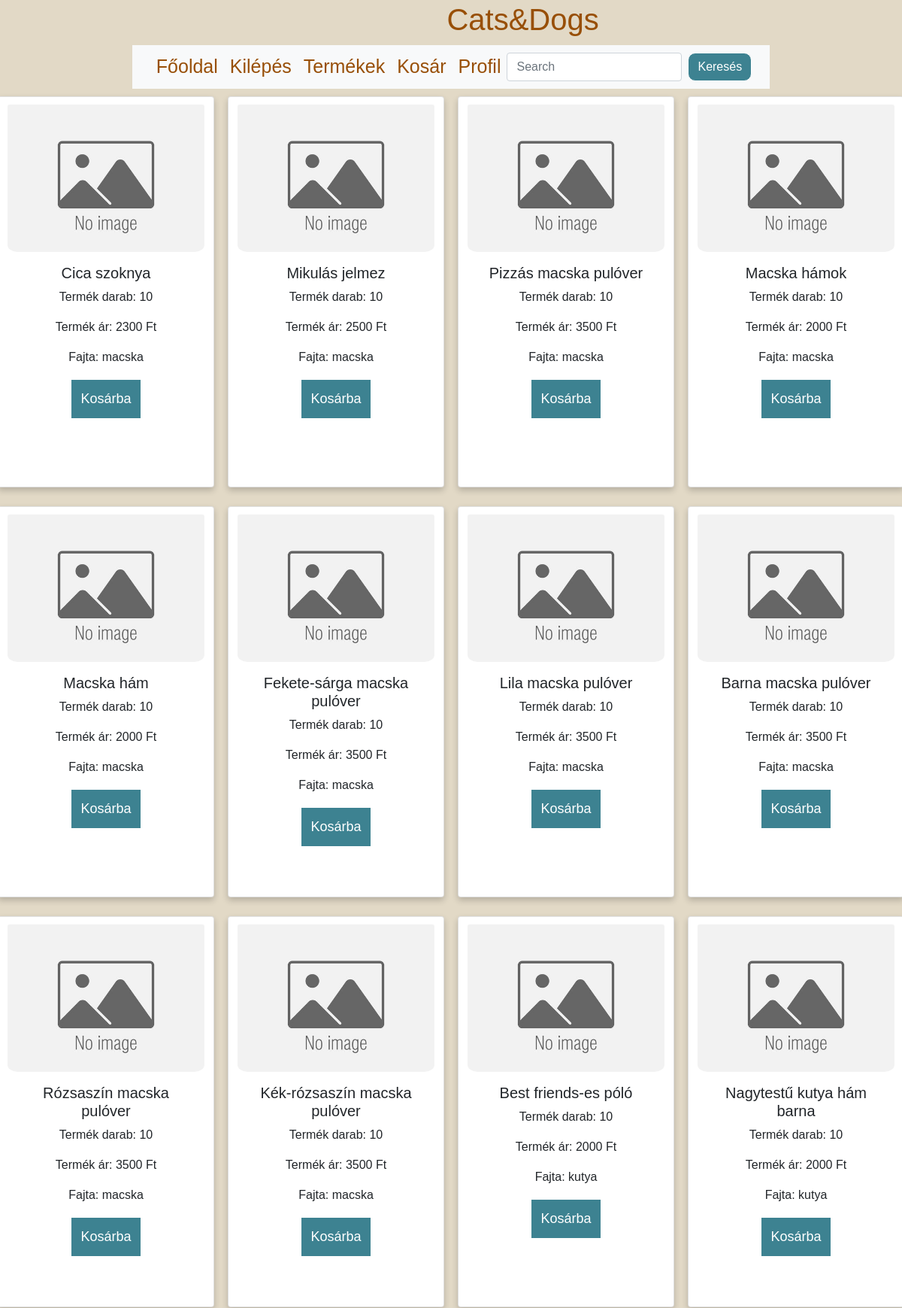
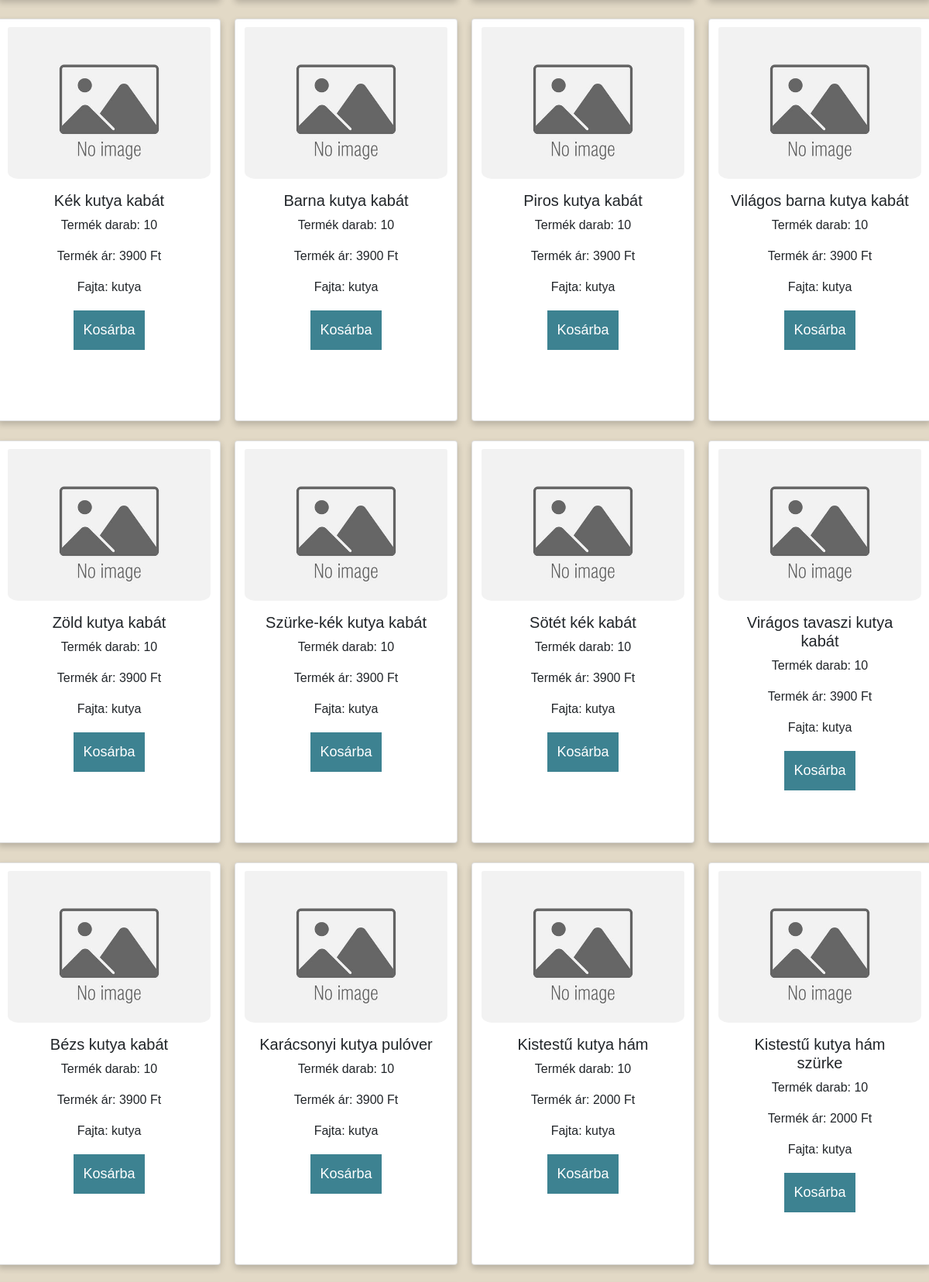
Page /index.php?menu=ossztermek (signed in, upper part) on the committed database (2 pictures, top to bottom).
### tables this page shows
CREATE TABLE `termekek` (
  `termekid` int(10) UNSIGNED NOT NULL,
  `termeknev` varchar(100) NOT NULL,
  `termekdb` varchar(100) NOT NULL,
  `termekar` varchar(100) NOT NULL,
  `fajta` varchar(6) NOT NULL,
  `kollekcio` varchar(40) NOT NULL
);

### classes/Database.php (called while the page is built, shortened)
<?php
class Database {
    private $db = null;
    public function __construct($host, $username, $pass, $db) {
        $this->db = new mysqli($host, $username, $pass, $db);
    }
    public function Termekek() {
        $result = $this->db->query("SELECT * FROM `termekek`");
        return $result->fetch_all(MYSQLI_ASSOC);
    }
}

### pages/ossztermek.php (the view)
<div class="row">
    <?php
    foreach ($db->Termekek() as $row) {
        $image = null;
        if (file_exists("./Kepek/a_vasarlas/termekek/" . $row['termeknev'] . ".jpg")) {
            $image = "./Kepek/a_vasarlas/termekek/" . $row['termeknev'] . ".jpg";
        } else if (file_exists("./Kepek/a_vasarlas/termekek/" . $row['termeknev'] . ".jpeg")) {
            $image = "./Kepek/a_vasarlas/termekek/" . $row['termeknev'] . ".jpeg";
        } else if (file_exists("./Kepek/a_vasarlas/termekek/" . $row['termeknev'] . ".png")) {
            $image = "./Kepek/a_vasarlas/termekek/" . $row['termeknev'] . ".png";
        } else if (file_exists("./Kepek/a_vasarlas/termekek/" . $row['termeknev'] . ".webp")) {
            $image = "./Kepek/a_vasarlas/termekek/" . $row['termeknev'] . ".webp";
        } else {
            $image = "./Kepek/a_vasarlas/noimg/noimage.jpg";
        }
        $card = '<div class="card" style="width: 18rem;">
                    <img src="'.$image.'" class="card-img-top" alt="...">
                    <div class="card-body">
                        <h5 class="card-title">' . $row['termeknev'] . '</h5>' .
                '<p class="card-text">Termék darab: ' . $row['termekdb'] . '</p>' .
                '<p class="card-text">Termék ár: ' . $row['termekar'] . ' Ft</p>' .
                '<p class="card-text">Fajta: ' . $row['fajta'] . '</p>' .
                '<a class="nav-link" href="index.php?menu=kosar"><button>Kosárba</button></a>
                    </div>
                </div>
            ';
        echo $card;
    }
    ?>
</div>

### css/Web.css (style rules this page uses)
html { box-sizing: border-box; color: #984F07; }
*, *:before, *:after { box-sizing: inherit; }
body { background-color: rgb(226, 217, 198); font-family: sans-serif; margin: 0; text-align: center; align-items: center; justify-items: center; }
a, .nav-link { color: #984F07; text-decoration: none; display: inline-block; padding: 2px 5px; text-align: center; }
.card { box-shadow: 0 4px 8px 0 rgba(0, 0, 0, 0.2); max-width: 300px; margin: auto; margin-bottom: 15px; margin-top: 10px; text-align: center; font-family: arial; padding-top: 10px; height: 520px; }
.card img { max-height: 250px; }
.card button { border: none; outline: 0; padding: 12px; color: white; background-color: #3d8291; text-align: center; cursor: pointer; width: 100%; font-size: 18px; }
img { width: 40%; height: auto; border-radius: 5%; }

### rows in the picture
termekek: termeknev "Cica szoknya", termekdb "10", termekar "2300", fajta "macska"
termekek: termeknev "Mikulás jelmez", termekdb "10", termekar "2500", fajta "macska"
termekek: termeknev "Pizzás macska pulóver", termekdb "10", termekar "3500", fajta "macska"
termekek: termeknev "Macska hámok", termekdb "10", termekar "2000", fajta "macska"
termekek: termeknev "Macska hám", termekdb "10", termekar "2000", fajta "macska"
termekek: termeknev "Fekete-sárga macska pulóver", termekdb "10", termekar "3500", fajta "macska"
termekek: termeknev "Lila macska pulóver", termekdb "10", termekar "3500", fajta "macska"
termekek: termeknev "Barna macska pulóver", termekdb "10", termekar "3500", fajta "macska"
termekek: termeknev "Rózsaszín macska pulóver", termekdb "10", termekar "3500", fajta "macska"
termekek: termeknev "Kék-rózsaszín macska pulóver", termekdb "10", termekar "3500", fajta "macska"
termekek: termeknev "Best friends-es póló", termekdb "10", termekar "2000", fajta "kutya"
termekek: termeknev "Nagytestű kutya hám barna", termekdb "10", termekar "2000", fajta "kutya"
termekek: termeknev "Kék kutya kabát", termekdb "10", termekar "3900", fajta "kutya"
termekek: termeknev "Barna kutya kabát", termekdb "10", termekar "3900", fajta "kutya"
termekek: termeknev "Piros kutya kabát", termekdb "10", termekar "3900", fajta "kutya"
termekek: termeknev "Világos barna kutya kabát", termekdb "10", termekar "3900", fajta "kutya"
termekek: termeknev "Zöld kutya kabát", termekdb "10", termekar "3900", fajta "kutya"
termekek: termeknev "Szürke-kék kutya kabát", termekdb "10", termekar "3900", fajta "kutya"
termekek: termeknev "Sötét kék kabát", termekdb "10", termekar "3900", fajta "kutya"
termekek: termeknev "Virágos tavaszi kutya kabát", termekdb "10", termekar "3900", fajta "kutya"
termekek: termeknev "Bézs kutya kabát", termekdb "10", termekar "3900", fajta "kutya"
termekek: termeknev "Karácsonyi kutya pulóver", termekdb "10", termekar "3900", fajta "kutya"
termekek: termeknev "Kistestű kutya hám", termekdb "10", termekar "2000", fajta "kutya"
termekek: termeknev "Kistestű kutya hám szürke", termekdb "10", termekar "2000", fajta "kutya"
